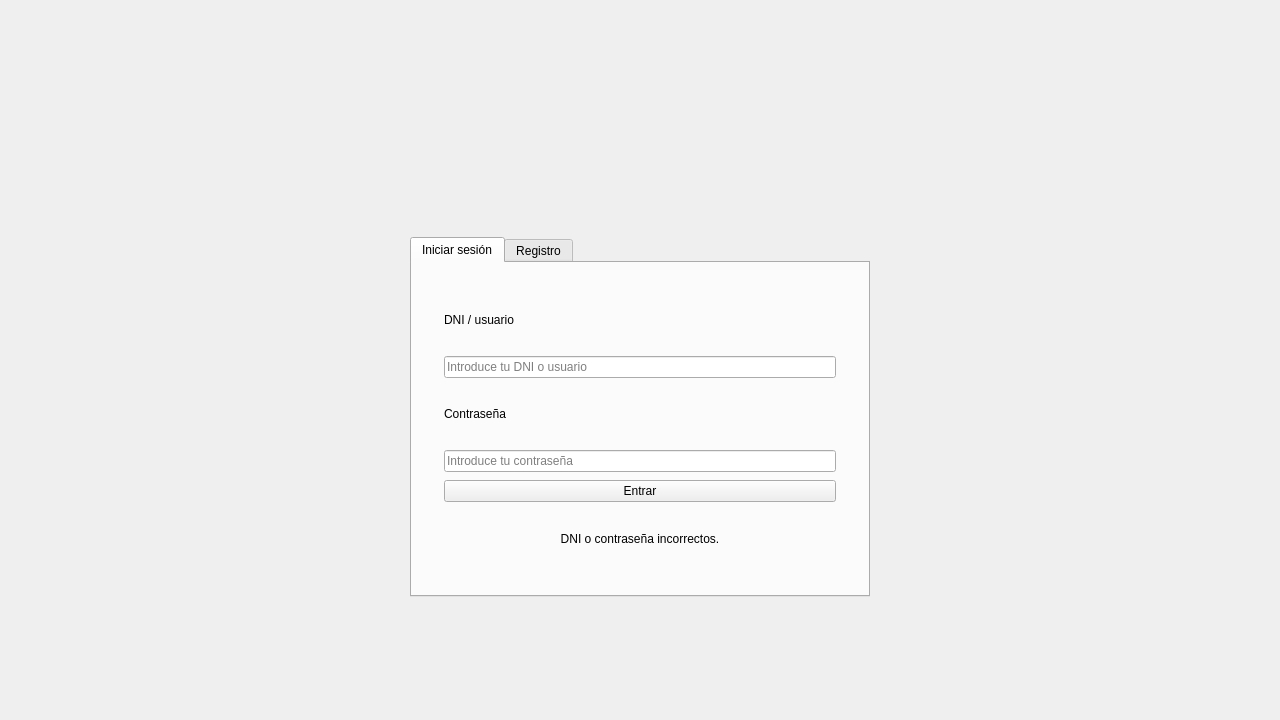
<?xml version='1.0' encoding='UTF-8'?>
<ui version="4.0">
 <class>Login</class>
 <widget class="QWidget" name="Login">
  <property name="geometry">
   <rect>
    <x>0</x>
    <y>0</y>
    <width>1280</width>
    <height>720</height>
   </rect>
  </property>
  <property name="minimumSize">
   <size>
    <width>1280</width>
    <height>720</height>
   </size>
  </property>
  <property name="windowTitle">
   <string>El Bar de Moe - Login y Registro</string>
  </property>
  <layout class="QVBoxLayout" name="layoutPrincipal">
   <property name="spacing">
    <number>14</number>
   </property>
   <property name="leftMargin">
    <number>20</number>
   </property>
   <property name="topMargin">
    <number>20</number>
   </property>
   <property name="rightMargin">
    <number>20</number>
   </property>
   <property name="bottomMargin">
    <number>20</number>
   </property>
   <item alignment="Qt::AlignHCenter">
    <widget class="QLabel" name="lblLogo">
     <property name="minimumSize">
      <size>
       <width>97</width>
       <height>100</height>
      </size>
     </property>
     <property name="maximumSize">
      <size>
       <width>97</width>
       <height>100</height>
      </size>
     </property>
     <property name="pixmap">
      <pixmap>assets/logo.png</pixmap>
     </property>
     <property name="scaledContents">
      <bool>true</bool>
     </property>
     <property name="alignment">
      <set>Qt::AlignCenter</set>
     </property>
    </widget>
   </item>
   <item alignment="Qt::AlignCenter">
    <widget class="QTabWidget" name="tabLogin">
     <widget class="QWidget" name="pagIniciarSesion">
      <layout class="QVBoxLayout" name="layoutIniciarSesion">
       <property name="spacing">
        <number>8</number>
       </property>
       <property name="leftMargin">
        <number>32</number>
       </property>
       <property name="topMargin">
        <number>28</number>
       </property>
       <property name="rightMargin">
        <number>32</number>
       </property>
       <property name="bottomMargin">
        <number>28</number>
       </property>
       <item>
        <widget class="QLabel" name="lblLoginUsuarioEtiqueta">
         <property name="text">
          <string>DNI / usuario</string>
         </property>
        </widget>
       </item>
       <item>
        <widget class="QLineEdit" name="txtLoginUsuario">
         <property name="placeholderText">
          <string>Introduce tu DNI o usuario</string>
         </property>
        </widget>
       </item>
       <item>
        <widget class="QLabel" name="lblLoginPasswordEtiqueta">
         <property name="text">
          <string>Contraseña</string>
         </property>
        </widget>
       </item>
       <item>
        <widget class="QLineEdit" name="txtLoginPassword">
         <property name="placeholderText">
          <string>Introduce tu contraseña</string>
         </property>
         <property name="echoMode">
          <enum>QLineEdit::Password</enum>
         </property>
        </widget>
       </item>
       <item>
        <widget class="QPushButton" name="btnEntrar">
         <property name="text">
          <string>Entrar</string>
         </property>
        </widget>
       </item>
       <item>
        <widget class="QLabel" name="lblErrorLogin">
         <property name="text">
          <string>DNI o contraseña incorrectos.</string>
         </property>
         <property name="alignment">
          <set>Qt::AlignCenter</set>
         </property>
         <property name="wordWrap">
          <bool>true</bool>
         </property>
        </widget>
       </item>
      </layout>
      <attribute name="title">
       <string>Iniciar sesión</string>
      </attribute>
     </widget>
     <widget class="QWidget" name="pagRegistro">
      <layout class="QVBoxLayout" name="layoutRegistro">
       <property name="spacing">
        <number>8</number>
       </property>
       <property name="leftMargin">
        <number>32</number>
       </property>
       <property name="topMargin">
        <number>24</number>
       </property>
       <property name="rightMargin">
        <number>32</number>
       </property>
       <property name="bottomMargin">
        <number>24</number>
       </property>
       <item>
        <widget class="QLabel" name="lblRegNombreEtiqueta">
         <property name="text">
          <string>Nombre</string>
         </property>
        </widget>
       </item>
       <item>
        <widget class="QLineEdit" name="txtRegNombre">
         <property name="placeholderText">
          <string>Nombre y apellidos</string>
         </property>
        </widget>
       </item>
       <item>
        <widget class="QLabel" name="lblRegDniEtiqueta">
         <property name="text">
          <string>DNI</string>
         </property>
        </widget>
       </item>
       <item>
        <widget class="QLineEdit" name="txtRegDni">
         <property name="placeholderText">
          <string>12345678Z</string>
         </property>
         <property name="maxLength">
          <number>9</number>
         </property>
        </widget>
       </item>
       <item>
        <widget class="QLabel" name="lblRegTelefonoEtiqueta">
         <property name="text">
          <string>Teléfono</string>
         </property>
        </widget>
       </item>
       <item>
        <widget class="QLineEdit" name="txtRegTelefono">
         <property name="placeholderText">
          <string>9 dígitos</string>
         </property>
         <property name="maxLength">
          <number>9</number>
         </property>
        </widget>
       </item>
       <item>
        <widget class="QLabel" name="lblRegPasswordEtiqueta">
         <property name="text">
          <string>Contraseña</string>
         </property>
        </widget>
       </item>
       <item>
        <widget class="QLineEdit" name="txtRegPassword">
         <property name="placeholderText">
          <string>Elige una contraseña</string>
         </property>
         <property name="echoMode">
          <enum>QLineEdit::Password</enum>
         </property>
        </widget>
       </item>
       <item>
        <widget class="QLabel" name="lblRegRolEtiqueta">
         <property name="text">
          <string>Rol</string>
         </property>
        </widget>
       </item>
       <item>
        <widget class="QComboBox" name="cmbRegRol">
         <item>
          <property name="text">
           <string>Gerente</string>
          </property>
         </item>
         <item>
          <property name="text">
           <string>Analista municipal</string>
          </property>
         </item>
         <item>
          <property name="text">
           <string>Emergencias</string>
          </property>
         </item>
        </widget>
       </item>
       <item>
        <widget class="QPushButton" name="btnRegistrarse">
         <property name="text">
          <string>Registrarse</string>
         </property>
        </widget>
       </item>
      </layout>
      <attribute name="title">
       <string>Registro</string>
      </attribute>
     </widget>
     <property name="minimumSize">
      <size>
       <width>460</width>
       <height>0</height>
      </size>
     </property>
    </widget>
   </item>
  </layout>
 </widget>
 <resources />
 <connections />
</ui>
